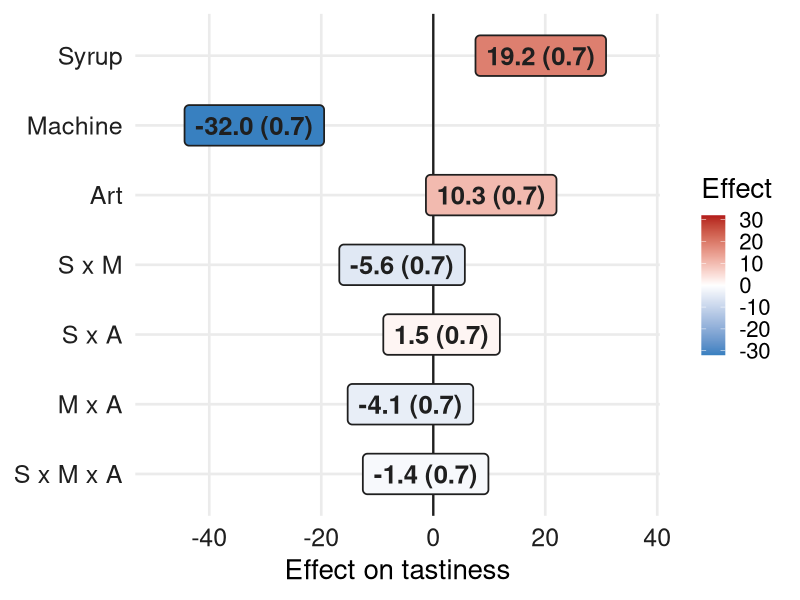

The R script that drew this image:
# slides_factorial_pilot.R ---------------------------------------------------
# Feeds: Lesson 13 (Factorial Design) and Workshop 13 slides: the pilot-plant
#   2^3 examples (grid, main, two-way, three-way effects, effects table) and
#   the lattes effects chart.
# Run from the top of the repo:  Rscript functions/slides_factorial_pilot.R
# Reads:  workshops/lattes.csv
# Writes: docs-v3/images/slides/lesson-13/gen_effects_lattes.png (effects plot:
#   one box per effect, "estimate (SE)"); prints outputs.
library(dplyr)
library(tidyr)
library(ggplot2)

# Example 1: grid + outcomes ---------------------------------------------------
grid = expand_grid(k = c("A", "B"), c = c(20, 40), t = c(160, 180)) %>%
  mutate(run = 1:n()) %>% select(run, t, c, k)
data = grid %>% mutate(y = c(60,72,54,68,52,83,45,80))
print(data)

# Example 2: direct effects ----------------------------------------------------
print(data %>% summarize(
  dbar_c = mean(y[c==40] - y[c==20]),
  dbar_t = mean(y[t==180] - y[t==160]),
  dbar_k = mean(y[k=="B"] - y[k=="A"])))

# Example 3: two-way T x K -------------------------------------------------------
print(data %>% reframe(
  xbar1 = y[(t==180 & k=="B") | (t==160 & k=="A")] %>% mean(),
  xbar0 = y[(t==160 & k=="B") | (t==180 & k=="A")] %>% mean(),
  dbar = xbar1 - xbar0))

# Example 4: three-way ----------------------------------------------------------
print(data %>% reframe(
  d1a = y[t==180&k=="A"&c==40] - y[t==160&k=="A"&c==40],
  d0a = y[t==180&k=="A"&c==20] - y[t==160&k=="A"&c==20],
  dbar_a = (d1a - d0a)/2,
  d1b = y[t==180&k=="B"&c==40] - y[t==160&k=="B"&c==40],
  d0b = y[t==180&k=="B"&c==20] - y[t==160&k=="B"&c==20],
  dbar_b = (d1b - d0b)/2,
  dbar = (dbar_b - dbar_a) / 2))

# Effects table: coded +/-1 factors, effect = 2 x coefficient -----------------------
coded = data %>% mutate(T = ifelse(t==180,1,-1), C = ifelse(c==40,1,-1), K = ifelse(k=="B",1,-1))
m = lm(y ~ T*C*K, data = coded)
print(round(2*coef(m)[-1], 2))

# Lattes effects chart ------------------------------------------------------------
lattes = read.csv("workshops/lattes.csv")
eff = function(v, hi, lo) mean(lattes$tastiness[lattes[[v]]==hi]) - mean(lattes$tastiness[lattes[[v]]==lo])
d = data.frame(
  effect = c("Syrup: Torani - Monin", "Machine: B - A", "Art: heart - foam"),
  dbar = c(eff("syrup","torani","monin"), eff("machine","b","a"), eff("art","heart","foamy")))
print(d %>% mutate(dbar = round(dbar, 2)))
# Effects plot (Tim's 2025 form): one labelled box per effect at its estimate.
# Coded +/-1 factors on the 240 lattes; effect = 2 x coefficient, SE = 2 x SE(coef).
lc = lattes %>% mutate(S = ifelse(syrup == "torani", 1, -1),
                       M = ifelse(machine == "b", 1, -1),
                       A = ifelse(art == "heart", 1, -1))
ml = lm(tastiness ~ S * M * A, data = lc)
est = summary(ml)$coefficients[-1, , drop = FALSE]
# names: S = Syrup (Torani vs Monin), M = Machine (b vs a), A = Art (heart vs foamy)
fx = data.frame(term = rownames(est), estimate = 2 * est[, "Estimate"],
                se = 2 * est[, "Std. Error"], row.names = NULL) %>%
  mutate(effect = recode(term, "S" = "Syrup", "M" = "Machine", "A" = "Art",
                         "S:M" = "S x M", "S:A" = "S x A",
                         "M:A" = "M x A", "S:M:A" = "S x M x A"),
         effect = factor(effect, levels = rev(effect)),
         label = sprintf("%.1f (%.1f)", estimate, se))
print(fx %>% mutate(across(c(estimate, se), ~ round(.x, 2))) %>% select(effect, estimate, se, label))
lim = max(abs(fx$estimate))
g = ggplot(fx, aes(x = estimate, y = effect)) +
  geom_vline(xintercept = 0, colour = "#1f1f1f", linewidth = 0.8) +
  geom_label(aes(label = label, fill = estimate), size = 6.5, fontface = "bold",
             label.padding = unit(0.35, "lines"), label.size = 0.6, colour = "#1f1f1f") +
  scale_fill_gradient2(low = "#3880c0", mid = "#ffffff", high = "#B31B1B", midpoint = 0,
                       limits = c(-lim, lim), name = "Effect") +
  scale_x_continuous(limits = range(fx$estimate) + c(-17, 17)) +
  labs(x = "Effect on tastiness", y = NULL) +
  theme_minimal(base_size = 20) +
  theme(axis.text = element_text(size = 18, colour = "#1f1f1f"),
        panel.grid.minor = element_blank(), legend.key.height = unit(1.4, "lines"))
ggsave("docs-v3/images/slides/lesson-13/gen_effects_lattes.png", g, width = 7, height = 3.6, dpi = 150, bg = "white")
